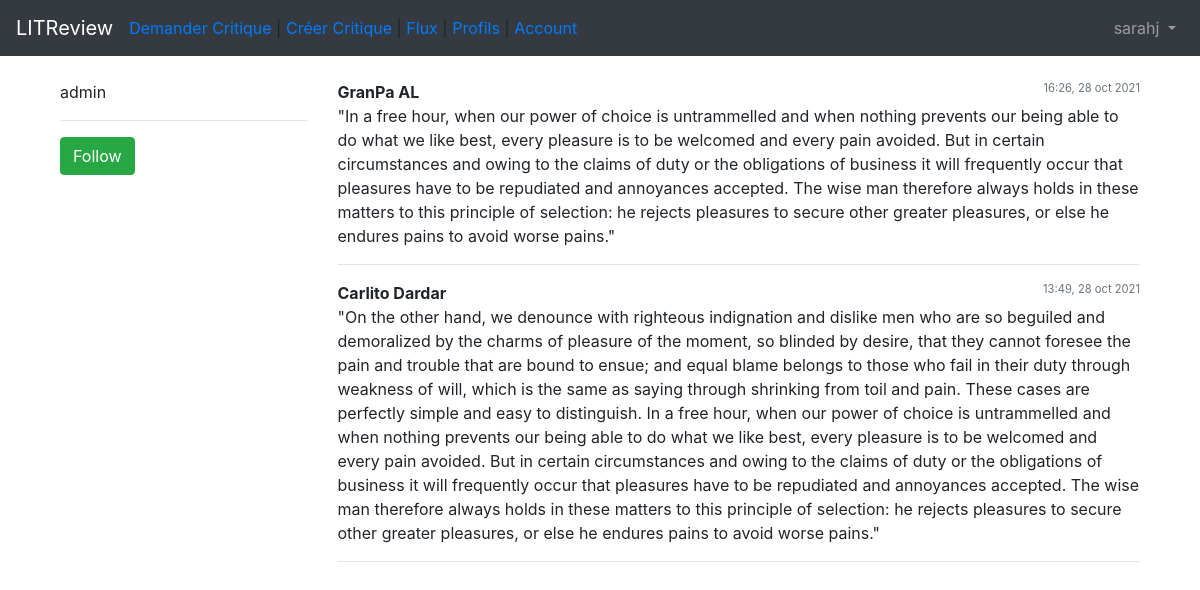
The page /profiles/1/ (signed in) on the database its author committed.
### users/models.py (models this page shows)
class CustomUser(AbstractUser):
    age = models.PositiveIntegerField(null=True, blank=True)

### profiles/models.py (models this page shows)
class Profile(models.Model):
    user = models.OneToOneField(to=settings.AUTH_USER_MODEL, on_delete=models.CASCADE)
    following = models.ManyToManyField(to=settings.AUTH_USER_MODEL, related_name='following', blank=True)
    updated = models.DateTimeField(auto_now=True)
    created = models.DateTimeField(auto_now_add=True)
    def profiles_tickets(self):
        return self.ticket_set.all()
    def __str__(self):
        return str(self.user.username)
    class Meta:
        ordering = ('-created',)

### tickets/models.py (models this page shows, shortened)
class Ticket(models.Model):
    title = models.CharField(max_length=128)
    description = models.TextField(max_length=2048, blank=True)
    author = models.ForeignKey(Profile, on_delete=models.CASCADE)
    image = models.ImageField(null=True, blank=True)
    updated = models.DateTimeField(auto_now=True)
    created = models.DateTimeField(auto_now_add=True)
    class Meta:
        ordering = ['-created']

### profiles/views.py (the view)
# urls.py: path('<pk>/', ProfileDetailView.as_view(), name='profile-detail-view'),
class ProfileDetailView(LoginRequiredMixin, DetailView):
    model = Profile
    template_name = 'profiles/detail.html'
    login_url = 'login'
    def get_object(self, **kwargs):
        pk = self.kwargs.get('pk')
        view_profile = Profile.objects.get(pk=pk)
        return view_profile
    def get_context_data(self, **kwargs):
        context = super().get_context_data(**kwargs)
        view_profile = self.get_object()
        my_profile = Profile.objects.get(user=self.request.user)
        if view_profile.user in my_profile.following.all():
            follow = True
        else:
            follow = False
        context["follow"] = follow
        return context

### profiles/templates/profiles/detail.html (shortened to what this page needs)
{% extends 'base.html' %}
{% block content %}
<div class="container">
    <div class="row">
        <div class="col-3">
            {{object}}
            <hr>
            {% if follow %}
                <form action="{% url 'profiles:follow-unfollow-view' %}" method="POST">
                    {% csrf_token %}
                    <input type="hidden" name="profile_pk" value={{object.pk}}>
                    <button type="submit" class="btn btn-danger"> Unfollow</button>
                </form>
            {% else %}
                <button id="follow-btn" class="btn btn-success">Follow</button>
            {% endif %}
        </div>
        <div class="col-9">
            {% for ticket in object.profiles_tickets %}
                <b>{{ticket.title}}</b>
                <span class="text-muted float-right" style="font-size:0.7rem;">{{ ticket.created|date:"H:i" }}, {{ ticket.created|date:"d b Y" }}</span>
                <br>
                {{ticket.description}}
                <br>
                <hr>
            {% endfor %}
        </div>
    </div>
</div>
{% endblock content %}

### templates/base.html (shortened to what this page needs)
<!DOCTYPE html>
<html lang="fr">
    <head>
        <link rel="stylesheet" href="https://cdn.jsdelivr.net/npm/bootstrap@4.6.0/dist/css/bootstrap.min.css">
        <link rel="stylesheet" href="https://cdnjs.cloudflare.com/ajax/libs/font-awesome/4.7.0/css/font-awesome.min.css">
    </head>
    <body>
        <nav class="navbar navbar-expand-md navbar-dark bg-dark mb-4">
            <a class="navbar-brand" href="{% url 'home' %}">LITReview</a>
            {% if user.is_authenticated %}
                <ul class="navbar-nav mr-auto">
                    <li class="nav-item">
                        <a href="{% url 'ticket_new' %}">Demander Critique</a>
                    </li>
                    <li class="nav-item">
                        <span>&nbsp;|&nbsp;</span>
                    </li>
                    <li class="nav-item">
                        <a href="">Créer Critique</a>
                    </li>
                    <li class="nav-item">
                        <span>&nbsp;|&nbsp;</span>
                    </li>
                    <li class="nav-item">
                        <a href="{% url 'ticket_list' %}">Flux</a>
                    </li>
                    <li class="nav-item">
                        <span>&nbsp;|&nbsp;</span>
                    </li>
                    <li class="nav-item">
                        <a href="{% url 'profiles:profile-list-view' %}">Profils</a>
                    </li>
                    <li class="nav-item">
                        <span>&nbsp;|&nbsp;</span>
                    </li>
                    <li class="nav-item">
                        <a href="{% url 'tickets-follow-view' %}">Account</a>
                    </li>
                </ul>
            {% endif %}
            <div class="collapse navbar-collapse" id="navbarCollapse">
                {% if user.is_authenticated %}
                <ul class="navbar-nav ml-auto">
                    <li class="nav-item">
                        <a class="nav-link dropdown-toggle"
                            href="#"
                            id="userMenu"
                            data-toggle="dropdown"
                            aria-haspopup="true"
                            aria-expanded="false">
                            {{ user.username }}
                        </a>
                    </li>
                </ul>
                {% else %}
                <form class="form-inline ml-auto">
                    <a href="{% url 'login' %}" class="btn btn-outline-secondary"> Se connecter</a>
                    <a href="{% url 'signup' %}" class="btn btn-primary ml-2"> S'inscrire</a>
                </form>
                {% endif %}
            </div>
        </nav>
        <div class="container">
            {% block content %}
            {% endblock content %}
        </div>
    </body>
</html>

### rows shown on the page
CustomUser: username "sarahj"
Profile: user.username "admin"
Ticket: title "GranPa AL", created "16:26", created "28 oct 2021", description "\"In a free hour, when our power of choice is untrammelled and when nothing prevents our being able to do what we like best, every pleasure is to be welcomed and every pain avoided. But in certain circumstances and owing to the claims of duty or the obligations of business it will frequently occur that pleasures have to be repudiated and annoyances accepted. The wise man therefore always holds in these matters to this principle of selection: he rejects pleasures to secure other greater pleasures, or else he endures pains to avoid worse pains.\""
Ticket: title "Carlito Dardar", created "13:49", created "28 oct 2021", description "\"On the other hand, we denounce with righteous indignation and dislike men who are so beguiled and demoralized by the charms of pleasure of the moment, so blinded by desire, that they cannot foresee the pain and trouble that are bound to ensue; and equal blame belongs to those who fail in their duty through weakness of will, which is the same as saying through shrinking from toil and pain. These cases are perfectly simple and easy to distinguish. In a free hour, when our power of choice is untrammelled and when nothing prevents our being able to do what we like best, every pleasure is to be welcomed and every pain avoided. But in certain circumstances and owing to the claims of duty or the…"
